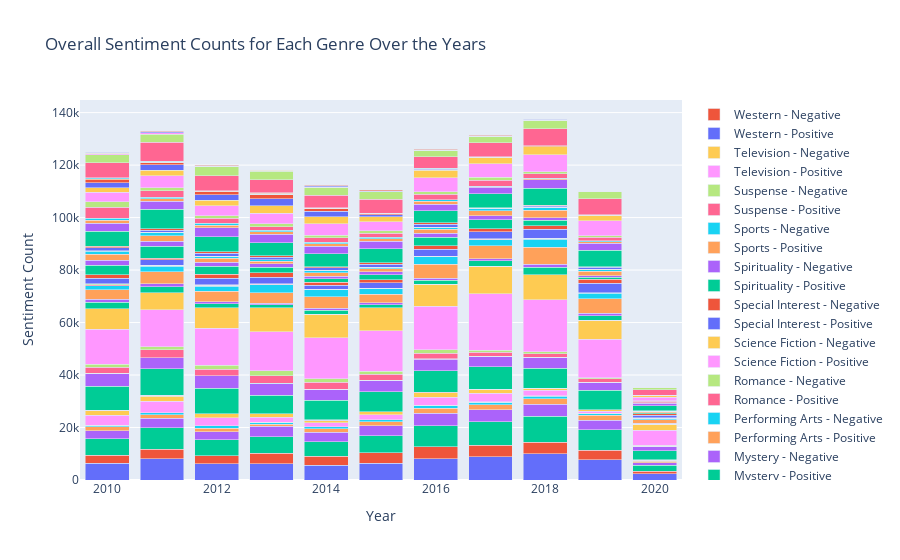
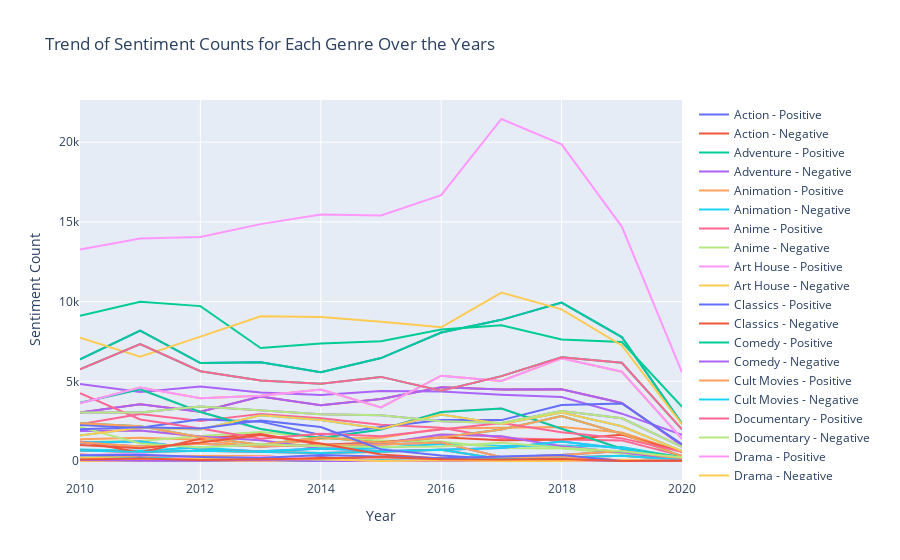
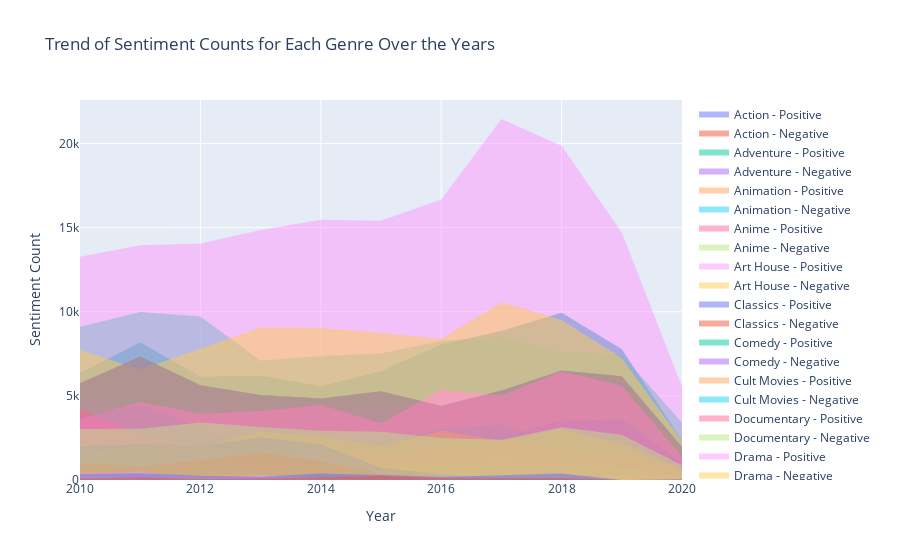

Notebook source saved alongside these figures, in order:
### Code cell
# Explode the 'genres' column to create separate rows for each genre
exploded_df = rotten_tomatoes_critic_reviews_df.explode('genres')

# Extract year from the original_release_date
exploded_df['year'] = exploded_df['original_release_date'].dt.year

# Group data by year and genre, and calculate sentiment distribution
grouped_data = exploded_df.groupby(['year', 'genres', 'critic_sentiment']).size().unstack(fill_value=0)

# Calculate overall, positive, and negative sentiment counts for each genre for each year
genre_sentiment_counts = {}
for genre in exploded_df['genres'].unique():
    genre_sentiment_counts[genre] = {}
    for year in exploded_df['year'].unique():
        try:
            genre_data = grouped_data.loc[(year, genre), :]
            overall_count = genre_data.sum()
            positive_count = genre_data[1]
            negative_count = genre_data[0]
        except KeyError:
            # If the combination doesn't exist, set counts to zero
            overall_count = 0
            positive_count = 0
            negative_count = 0
        genre_sentiment_counts[genre][year] = {'overall': overall_count, 'positive': positive_count, 'negative': negative_count}

# Convert the dictionary to a DataFrame for easier visualization
genre_sentiment_counts_df = pd.DataFrame.from_dict({(i, j): genre_sentiment_counts[i][j] 
                                                     for i in genre_sentiment_counts.keys() 
                                                     for j in genre_sentiment_counts[i].keys()},
                                                   orient='index')

# Stacked Bar Chart
fig = go.Figure()
for genre in genre_sentiment_counts_df.index.levels[0]:
    genre_data = genre_sentiment_counts_df.loc[genre]
    fig.add_trace(go.Bar(x=genre_data.index, y=genre_data['positive'], name=f'{genre} - Positive'))
    fig.add_trace(go.Bar(x=genre_data.index, y=genre_data['negative'], name=f'{genre} - Negative'))

fig.update_layout(barmode='stack', title='Overall Sentiment Counts for Each Genre Over the Years',
                  xaxis_title='Year', yaxis_title='Sentiment Count')
fig.show()

# Line Plot
fig = go.Figure()
for genre in genre_sentiment_counts_df.index.levels[0]:
    genre_data = genre_sentiment_counts_df.loc[genre]
    fig.add_trace(go.Scatter(x=genre_data.index, y=genre_data['positive'], mode='lines', name=f'{genre} - Positive'))
    fig.add_trace(go.Scatter(x=genre_data.index, y=genre_data['negative'], mode='lines', name=f'{genre} - Negative'))

fig.update_layout(title='Trend of Sentiment Counts for Each Genre Over the Years',
                  xaxis_title='Year', yaxis_title='Sentiment Count')
fig.show()


# Area Chart
fig = go.Figure()
for genre in genre_sentiment_counts_df.index.levels[0]:
    genre_data = genre_sentiment_counts_df.loc[genre]
    fig.add_trace(go.Scatter(x=genre_data.index, y=genre_data['positive'], fill='tozeroy', mode='none',
                             name=f'{genre} - Positive'))
    fig.add_trace(go.Scatter(x=genre_data.index, y=genre_data['negative'], fill='tozeroy', mode='none',
                             name=f'{genre} - Negative'))

fig.update_layout(title='Trend of Sentiment Counts for Each Genre Over the Years',
                  xaxis_title='Year', yaxis_title='Sentiment Count', hovermode='x')
fig.show()

# Grouped Bar Chart
fig = go.Figure()

for genre in genre_sentiment_counts_df.index.levels[0]:
    genre_data = genre_sentiment_counts_df.loc[genre]
    fig.add_trace(go.Bar(x=genre_data.index, y=genre_data['positive'], 
                         name=f'{genre} - Positive', offset=-0.25))
    fig.add_trace(go.Bar(x=genre_data.index, y=genre_data['negative'], 
                         name=f'{genre} - Negative', offset=0.25))

fig.update_layout(barmode='group', title='Sentiment Counts for Each Genre Within Each Year',
                  xaxis_title='Year', yaxis_title='Sentiment Count')
fig.show()
